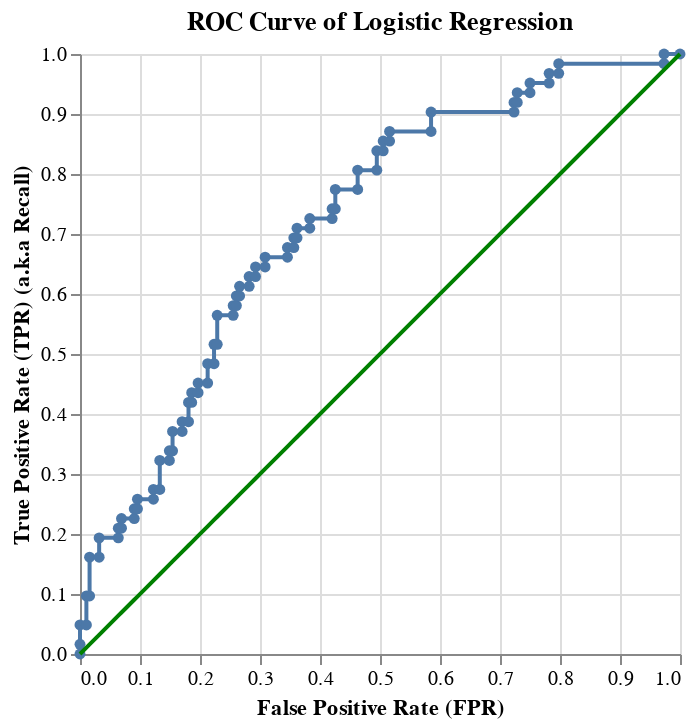

Write notebook code for a chart like this one.
### Code cell
classification_report, cmplot, roc_curve, roc_score = scores('Logistic Regression', rs_lr, x_test, y_test )
roc_curve

### Figure 1 — Vega-Lite specification as saved in the notebook (floating-point values rounded to 4 significant figures)
{"config": {"view": {"continuousWidth": 400, "continuousHeight": 300}}, "layer": [{"mark": {"type": "line", "point": true}, "encoding": {"x": {"field": "fpr", "sort": null, "title": "False Positive Rate (FPR)", "type": "quantitative"}, "y": {"field": "tpr", "title": "True Positive Rate (TPR) (a.k.a Recall)", "type": "quantitative"}}, "title": "ROC Curve of Logistic Regression", "width": 300}, {"mark": {"type": "line", "color": "green"}, "encoding": {"size": {"value": 2}, "x": {"field": "fpr", "type": "quantitative"}, "y": {"field": "fpr", "type": "quantitative"}}, "title": "ROC Curve of Logistic Regression", "width": 300}], "data": {"name": "data-762b6dda3d82b0b85352fcd6deb09a25"}, "$schema": "https://vega.github.io/schema/vega-lite/v4.17.0.json", "datasets": {"data-762b6dda3d82b0b85352fcd6deb09a25": [{"fpr": 0.0, "tpr": 0.0}, {"fpr": 0.0, "tpr": 0.01613}, {"fpr": 0.0, "tpr": 0.04839}, {"fpr": 0.01064, "tpr": 0.04839}, {"fpr": 0.01064, "tpr": 0.09677}, {"fpr": 0.01596, "tpr": 0.09677}, {"fpr": 0.01596, "tpr": 0.1613}, {"fpr": 0.03191, "tpr": 0.1613}, {"fpr": 0.03191, "tpr": 0.1935}, {"fpr": 0.06383, "tpr": 0.1935}, {"fpr": 0.06383, "tpr": 0.2097}, {"fpr": 0.06915, "tpr": 0.2097}, {"fpr": 0.06915, "tpr": 0.2258}, {"fpr": 0.09043, "tpr": 0.2258}, {"fpr": 0.09043, "tpr": 0.2419}, {"fpr": 0.09574, "tpr": 0.2419}, {"fpr": 0.09574, "tpr": 0.2581}, {"fpr": 0.1223, "tpr": 0.2581}, {"fpr": 0.1223, "tpr": 0.2742}, {"fpr": 0.133, "tpr": 0.2742}, {"fpr": 0.133, "tpr": 0.3226}, {"fpr": 0.1489, "tpr": 0.3226}, {"fpr": 0.1489, "tpr": 0.3387}, {"fpr": 0.1543, "tpr": 0.3387}, {"fpr": 0.1543, "tpr": 0.371}, {"fpr": 0.1702, "tpr": 0.371}, {"fpr": 0.1702, "tpr": 0.3871}, {"fpr": 0.1809, "tpr": 0.3871}, {"fpr": 0.1809, "tpr": 0.4194}, {"fpr": 0.1862, "tpr": 0.4194}, {"fpr": 0.1862, "tpr": 0.4355}, {"fpr": 0.1968, "tpr": 0.4355}, {"fpr": 0.1968, "tpr": 0.4516}, {"fpr": 0.2128, "tpr": 0.4516}, {"fpr": 0.2128, "tpr": 0.4839}, {"fpr": 0.2234, "tpr": 0.4839}, {"fpr": 0.2234, "tpr": 0.5161}, {"fpr": 0.2287, "tpr": 0.5161}, {"fpr": 0.2287, "tpr": 0.5645}, {"fpr": 0.2553, "tpr": 0.5645}, {"fpr": 0.2553, "tpr": 0.5806}, {"fpr": 0.2606, "tpr": 0.5806}, {"fpr": 0.2606, "tpr": 0.5968}, {"fpr": 0.266, "tpr": 0.5968}, {"fpr": 0.266, "tpr": 0.6129}, {"fpr": 0.2819, "tpr": 0.6129}, {"fpr": 0.2819, "tpr": 0.629}, {"fpr": 0.2926, "tpr": 0.629}, {"fpr": 0.2926, "tpr": 0.6452}, {"fpr": 0.3085, "tpr": 0.6452}, {"fpr": 0.3085, "tpr": 0.6613}, {"fpr": 0.3457, "tpr": 0.6613}, {"fpr": 0.3457, "tpr": 0.6774}, {"fpr": 0.3564, "tpr": 0.6774}, {"fpr": 0.3564, "tpr": 0.6935}, {"fpr": 0.3617, "tpr": 0.6935}, {"fpr": 0.3617, "tpr": 0.7097}, {"fpr": 0.383, "tpr": 0.7097}, {"fpr": 0.383, "tpr": 0.7258}, {"fpr": 0.4202, "tpr": 0.7258}, {"fpr": 0.4202, "tpr": 0.7419}, {"fpr": 0.4255, "tpr": 0.7419}, {"fpr": 0.4255, "tpr": 0.7742}, {"fpr": 0.4628, "tpr": 0.7742}, {"fpr": 0.4628, "tpr": 0.8065}, {"fpr": 0.4947, "tpr": 0.8065}, {"fpr": 0.4947, "tpr": 0.8387}, {"fpr": 0.5053, "tpr": 0.8387}, {"fpr": 0.5053, "tpr": 0.8548}, {"fpr": 0.516, "tpr": 0.8548}, {"fpr": 0.516, "tpr": 0.871}, {"fpr": 0.5851, "tpr": 0.871}, {"fpr": 0.5851, "tpr": 0.9032}, {"fpr": 0.7234, "tpr": 0.9032}, {"fpr": 0.7234, "tpr": 0.9194}, {"fpr": 0.7287, "tpr": 0.9194}, {"fpr": 0.7287, "tpr": 0.9355}, {"fpr": 0.75, "tpr": 0.9355}, {"fpr": 0.75, "tpr": 0.9516}, {"fpr": 0.7819, "tpr": 0.9516}, {"fpr": 0.7819, "tpr": 0.9677}, {"fpr": 0.7979, "tpr": 0.9677}, {"fpr": 0.7979, "tpr": 0.9839}, {"fpr": 0.9734, "tpr": 0.9839}, {"fpr": 0.9734, "tpr": 1.0}, {"fpr": 1.0, "tpr": 1.0}]}}
